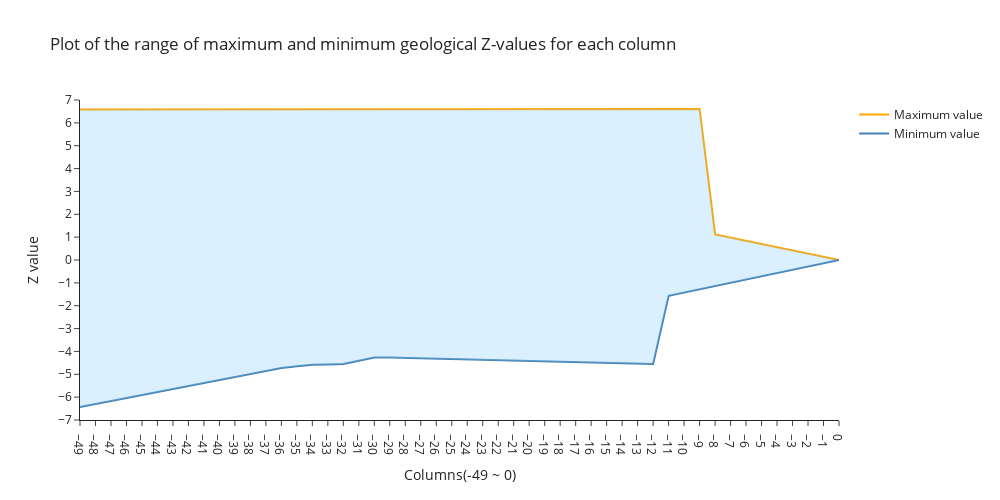

The notebook cell saved with this chart:
### Code cell
# Data preparation
fig = go.Figure()
x = summary_stats['Columns'].astype(int).values
ymin = summary_stats['min'].astype(float).values
ymax = summary_stats['max'].astype(float).values

# The maximum line graph
fig.add_trace(go.Scatter(
    x=x, y=ymax,
    mode='lines',
    name='Maximum value',
    line=dict(color='orange')
))

# The minimum line graph
fig.add_trace(go.Scatter(
    x=x, y=ymin,
    mode='lines',
    name='Minimum value',
    line=dict(color='steelblue')
))

# Fill the area between the maximum line graph and the minimum line graph
fig.add_trace(go.Scatter(
    x=np.concatenate([x, x[::-1]]),
    y=np.concatenate([ymax, ymin[::-1]]),
    fill='toself',
    fillcolor='rgba(135, 206, 250, 0.3)',
    line=dict(color='rgba(255,255,255,0)'),
    hoverinfo="skip",
    showlegend=False
))

fig.update_layout(
    title="Plot of the range of maximum and minimum geological Z-values for each column",
    xaxis=dict(
        title="Columns(-49 ~ 0)",
        tickmode='linear',
        dtick=1
    ),
    yaxis=dict(
        title="Z value",
        range=[-7, 7],
        dtick=1
    ),
    width=1000,
    height=500,
    template="simple_white"
)

plt.tight_layout()
fig.show()

### Figure 1 — Plotly figure (JSON) as saved in the notebook; plotly's stock layout.template omitted (floating-point values rounded to 4 significant figures)
{"data": [{"line": {"color": "orange"}, "mode": "lines", "name": "Maximum value", "type": "scatter", "x": [-49, -48, -47, -46, -45, -44, -43, -42, -41, -40, -39, -38, -37, -36, -35, -34, -33, -32, -31, -30, -29, -28, -27, -26, -25, -24, -23, -22, -21, -20, -19, -18, -17, -16, -15, -14, -13, -12, -11, -10, -9, -8, -7, -6, -5, -4, -3, -2, -1, 0], "y": [6.587, 6.587, 6.588, 6.589, 6.589, 6.59, 6.59, 6.591, 6.591, 6.592, 6.592, 6.593, 6.594, 6.594, 6.595, 6.595, 6.596, 6.596, 6.597, 6.597, 6.598, 6.598, 6.599, 6.6, 6.6, 6.601, 6.601, 6.602, 6.602, 6.603, 6.603, 6.604, 6.604, 6.605, 6.606, 6.606, 6.607, 6.607, 6.608, 6.608, 6.609, 1.117, 0.9778, 0.8381, 0.6984, 0.5587, 0.419, 0.2794, 0.1397, 0]}, {"line": {"color": "steelblue"}, "mode": "lines", "name": "Minimum value", "type": "scatter", "x": [-49, -48, -47, -46, -45, -44, -43, -42, -41, -40, -39, -38, -37, -36, -35, -34, -33, -32, -31, -30, -29, -28, -27, -26, -25, -24, -23, -22, -21, -20, -19, -18, -17, -16, -15, -14, -13, -12, -11, -10, -9, -8, -7, -6, -5, -4, -3, -2, -1, 0], "y": [-6.434, -6.303, -6.171, -6.039, -5.908, -5.776, -5.645, -5.513, -5.381, -5.25, -5.118, -4.986, -4.855, -4.723, -4.65, -4.58, -4.571, -4.553, -4.411, -4.269, -4.27, -4.286, -4.302, -4.318, -4.334, -4.35, -4.366, -4.382, -4.398, -4.414, -4.43, -4.446, -4.463, -4.479, -4.496, -4.512, -4.529, -4.545, -1.565, -1.423, -1.281, -1.138, -0.996, -0.8537, -0.7114, -0.5692, -0.4269, -0.2846, -0.1423, 0]}, {"fill": "toself", "fillcolor": "rgba(135, 206, 250, 0.3)", "hoverinfo": "skip", "line": {"color": "rgba(255,255,255,0)"}, "showlegend": false, "type": "scatter", "x": [-49, -48, -47, -46, -45, -44, -43, -42, -41, -40, -39, -38, -37, -36, -35, -34, -33, -32, -31, -30, -29, -28, -27, -26, -25, -24, -23, -22, -21, -20, -19, -18, -17, -16, -15, -14, -13, -12, -11, -10, -9, -8, -7, -6, -5, -4, -3, -2, -1, 0, 0, -1, -2, -3, -4, -5, -6, -7, -8, -9, -10, -11, -12, -13, -14, -15, -16, -17, -18, -19, -20, -21, -22, -23, -24, -25, -26, -27, -28, -29, -30, -31, -32, -33, -34, -35, -36, -37, -38, -39, -40, -41, -42, -43, -44, -45, -46, -47, -48, -49], "y": [6.587, 6.587, 6.588, 6.589, 6.589, 6.59, 6.59, 6.591, 6.591, 6.592, 6.592, 6.593, 6.594, 6.594, 6.595, 6.595, 6.596, 6.596, 6.597, 6.597, 6.598, 6.598, 6.599, 6.6, 6.6, 6.601, 6.601, 6.602, 6.602, 6.603, 6.603, 6.604, 6.604, 6.605, 6.606, 6.606, 6.607, 6.607, 6.608, 6.608, 6.609, 1.117, 0.9778, 0.8381, 0.6984, 0.5587, 0.419, 0.2794, 0.1397, 0, 0, -0.1423, -0.2846, -0.4269, -0.5692, -0.7114, -0.8537, -0.996, -1.138, -1.281, -1.423, -1.565, -4.545, -4.529, -4.512, -4.496, -4.479, -4.463, -4.446, -4.43, -4.414, -4.398, -4.382, -4.366, -4.35, -4.334, -4.318, -4.302, -4.286, -4.27, -4.269, -4.411, -4.553, -4.571, -4.58, -4.65, -4.723, -4.855, -4.986, -5.118, -5.25, -5.381, -5.513, -5.645, -5.776, -5.908, -6.039, -6.171, -6.303, -6.434]}], "layout": {"height": 500, "title": {"text": "Plot of the range of maximum and minimum geological Z-values for each column"}, "width": 1000, "xaxis": {"dtick": 1, "tickmode": "linear", "title": {"text": "Columns(-49 ~ 0)"}}, "yaxis": {"dtick": 1, "range": [-7, 7], "title": {"text": "Z value"}}}}
